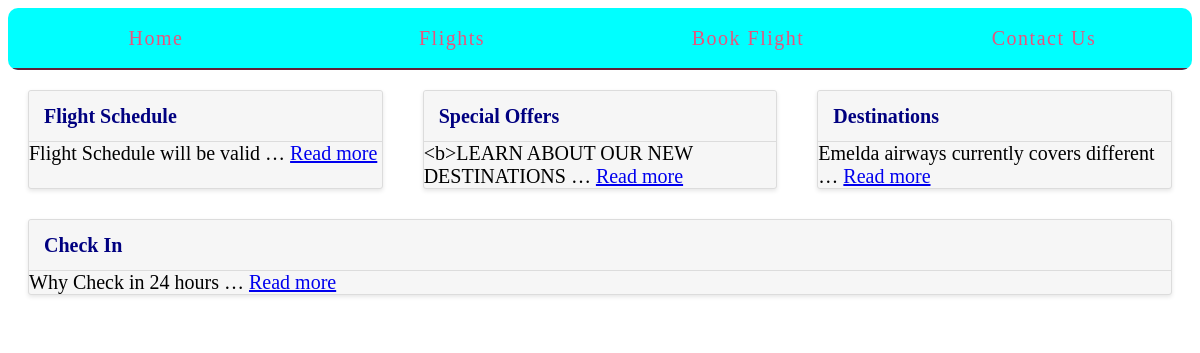
The page /bookings/ on the database its author committed.
### bookings/models.py (models this page shows, shortened)
class Booking(models.Model):
	created_at = models.DateTimeField(auto_now_add=True)
	title = models.CharField(max_length=255)
	description = models.TextField()

### bookings/views.py (the view)
def flight_list(request):
	bookings = models.Booking.objects.all()
	return render(request, 'bookings/flight_list.html', {'bookings': bookings})

### bookings/templates/bookings/flight_list.html (shortened to what this page needs)
{% extends "layout.html" %}
{% load static from staticfiles %}
{% block static %}<link rel="stylesheet" href="{% static 'bookings/css/bookings.css' %}">{% endblock %}
{% block content %}
<div class="cards">
	{% for booking in bookings %}
	<div class="card">
		<header><a href="{% url 'bookings:detail' pk=booking.pk %}">{{ booking.title  }}</a></header>
		<div class="card=copy">
			{% if booking.description|wordcount <= 5 %}
				{{ booking.description }}
			{% else %}
				{{ booking.description|truncatewords:5 }}
				<a href="{% url 'bookings:detail' pk=booking.pk %}">Read more</a>
			{% endif %}
	    </div>
	</div>
	{% endfor %}
</div>
{% endblock %}

### templates/layout.html (shortened to what this page needs)
{% load static from staticfiles %}
{% load book_extra %}
<!doctype html>
<html>
	<head>
		<link rel="stylesheet" href="{% static 'css/layout.css' %}">
		{% block static %}{% endblock %}
	</head>
	<body>
		<div class="site-container">
			<nav>
				<a href="{% url 'home' %}">Home</a>
				<a href="{% url 'bookings:list' %}">Flights</a>
				<a href="{% url 'flying' %}">Book Flight</a>
				<a href="{% url 'contact' %}">Contact Us</a>
			</nav>
			{% block content %}{% endblock %}
		</div>
	</body>
</html>

### assets/css/layout.css (style rules this page uses)
html { box-sizing: border-box; }
*, *::after, *::before { box-sizing: inherit; }
.site-container { max-width: 68em; margin-left: auto; margin-right: auto; font-size: 20px; }
.site-container::after { clear: both; content: ""; display: table; }
.site-container nav { width: 80%; display: table; width: 100%; table-layout: center; border-bottom-left-radius: 10px; border-bottom-right-radius: 10px; border-top-left-radius: 10px; border-top-right-radius: 10px; border-bottom-left-radius: 10px; border-top-left-radius: 10px; border-bottom-right-radius: 10px; border-top-right-radius: 10px; background-color:#00FFFF; margin-bottom: 1em; overflow: hidden; }
.site-container nav a { display: table-cell; width: 8.33333%; padding: 10px; border-bottom: 2px solid #642039; color: #e6557e; letter-spacing: 0.075em; line-height: 40px; text-align: center; text-decoration: none; }
.cards { display: -webkit-box; display: -moz-box; display: box; display: -webkit-flex; display: -moz-flex; display: -ms-flexbox; display: flex; -webkit-box-lines: multiple; -moz-box-lines: multiple; box-lines: multiple; -webkit-flex-wrap: wrap; -moz-flex-wrap: wrap; -ms-flex-wrap: wrap; flex-wrap: wrap; -webkit-box-pack: justify; -moz-box-pack: justify; box-pack: justify; -webkit-justify-content: space-between; -moz-justify-content: space-between; -ms-justify-content: space-between; -o-justify-content: space-between; justify-content: space-between; -ms-flex-pack: justify; }
.card { -webkit-flex-basis: 15em; -moz-flex-basis: 15em; flex-basis: 15em; -ms-flex-preferred-size: 15em; -webkit-flex-grow: 1; -moz-flex-grow: 1; flex-grow: 1; -ms-flex-positive: 1; -webkit-transition: all 0.2s ease-in-out; -moz-transition: all 0.2s ease-in-out; transition: all 0.2s ease-in-out; background-color: #f6f6f6; border-radius: 3px; border: 1px solid gainsboro; box-shadow: 0 2px 4px #e6e6e6; margin: 0 1em 1.5em 1em; position: relative; }
.card header { -webkit-transition: all 0.2s ease-in-out; -moz-transition: all 0.2s ease-in-out; transition: all 0.2s ease-in-out; background-color: #f6f6f6; border-bottom: 1px solid gainsboro; border-radius: 3px 3px 0 0; font-weight: bold; line-height: 1.5em; padding: 0.5em 0.75em; }
.card header a { color: #642039; text-decoration: none; }

### bookings/static/bookings/css/bookings.css (style rules this page uses)
.card header a { color: #000080; text-align: center; }

### rows shown on the page
Booking: title "Flight Schedule", description "Flight Schedule will be valid …"
Booking: title "Special Offers", description "<b>LEARN ABOUT OUR NEW DESTINATIONS …"
Booking: title "Destinations", description "Emelda airways currently covers different …"
Booking: title "Check In", description "Why Check in 24 hours …"
